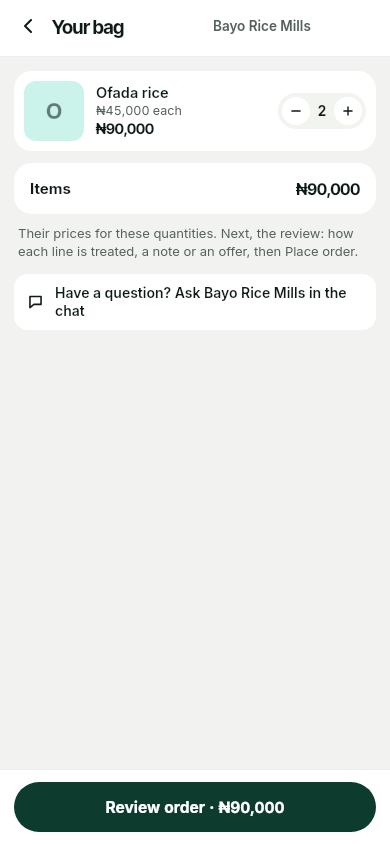
#> input picture mobile/test/looks/business-shop-bag-light.png, 390 x 844 px
$ python sheet.py out.png ../../../../mobile/test/looks/business-shop-bag-light.png
#> lines starting #> are read from the running program, lines starting #| are printed output that depends on the picture
#!/usr/bin/env python3
"""Lays PNG files side by side with their names, to look at many at once.

    python3 sheet.py OUT.png a.png b.png ...        # one row per 6 pictures
    python3 sheet.py OUT.png DIR                    # every PNG in DIR
    python3 sheet.py --width 300 --cols 4 OUT.png DIR

Each picture is shrunk to --width (default 260) px wide, so a sheet of
twelve stays readable. Needs Pillow (pip install pillow).
"""
import argparse
import glob
import os

from PIL import Image, ImageDraw


def main():
    p = argparse.ArgumentParser()
    p.add_argument("out")
    p.add_argument("inputs", nargs="+")
    p.add_argument("--width", type=int, default=260)
    p.add_argument("--cols", type=int, default=6)
    a = p.parse_args()
    files = []
    for i in a.inputs:
        files += sorted(glob.glob(os.path.join(i, "*.png"))) if os.path.isdir(i) else [i]
    if not files:
        raise SystemExit("no PNG files")
    shots = []
    for f in files:
        im = Image.open(f).convert("RGB")
        im = im.resize((a.width, round(im.height * a.width / im.width)))
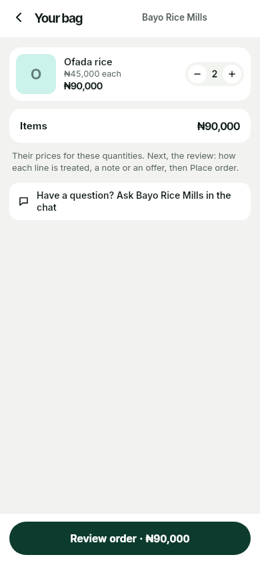
#> im: PIL image 260x563 RGB; mean R, G, B 230.6, 234.2, 231.4
        shots.append((os.path.basename(f), im))
    rows = [shots[k:k + a.cols] for k in range(0, len(shots), a.cols)]
#> rows = 1 item
    heights = [max(im.height for _, im in r) + 24 for r in rows]
#> heights = [587]
    sheet = Image.new("RGB", (a.cols * (a.width + 10), sum(heights)), (200, 30, 30))
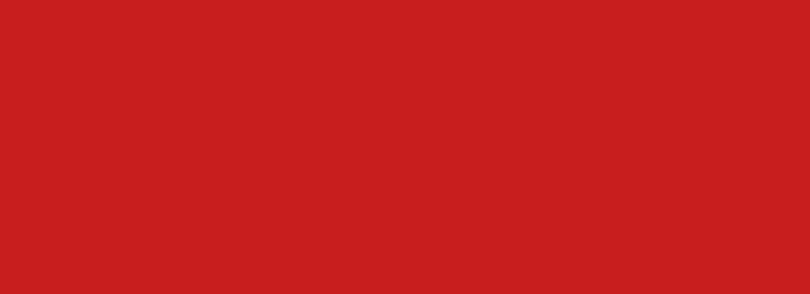
#> sheet: PIL image 1620x587 RGB (shown at 1/2 size); mean R, G, B 200, 30, 30
    d = ImageDraw.Draw(sheet)
    y = 0
    for r, h in zip(rows, heights):
        for n, (name, im) in enumerate(r):
            x = n * (a.width + 10)
            d.text((x + 2, y + 5), name[:44], fill="white")
            sheet.paste(im, (x, y + 22))
        y += h
#> this loop made 1 pass
#> (h, y) on pass 1: (587, 587)
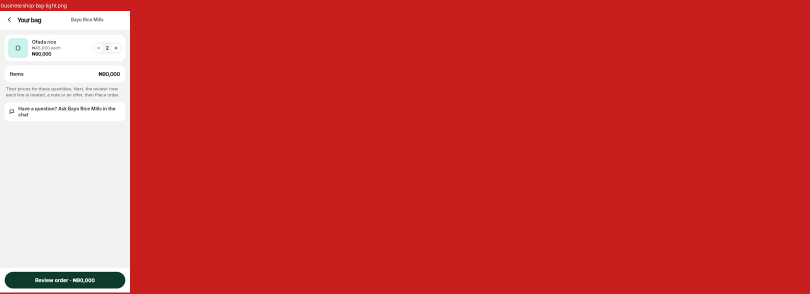
#> sheet: PIL image 1620x587 RGB (shown at 1/2 size); mean R, G, B 204.7, 61.5, 61.1
#> after the loop, y = 587
    sheet.save(a.out)
    print(f"{a.out}: {len(files)} pictures")


if __name__ == "__main__":
    main()

$ run again, on mobile/test/looks/business-shop-item-light.png
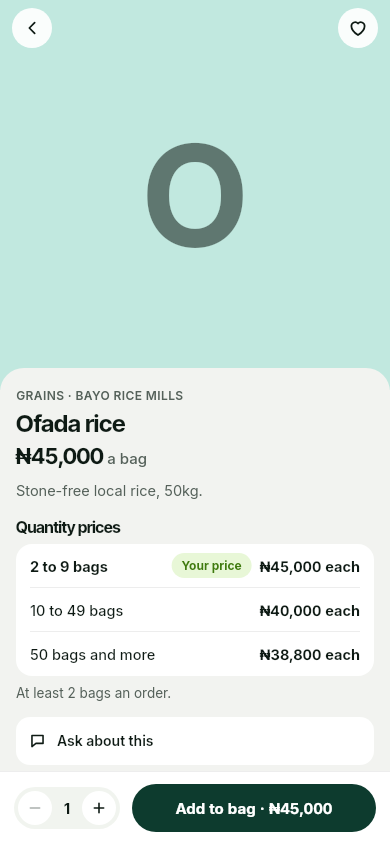
#> input picture mobile/test/looks/business-shop-item-light.png, 390 x 844 px
#> in main, `im = im.resize((a.width, round(im.height * a.width / im.width)))`:
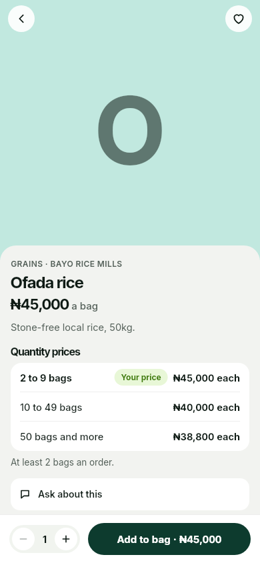
#> im: PIL image 260x563 RGB; mean R, G, B 210.8, 229.5, 224
#> rows = 1 item
#> heights = [587]
#> the loop in main, `for r, h in zip(rows, heights):` made 1 pass
#> (h, y) on pass 1: (587, 587)
#> after the loop in main, `for r, h in zip(rows, heights):`:
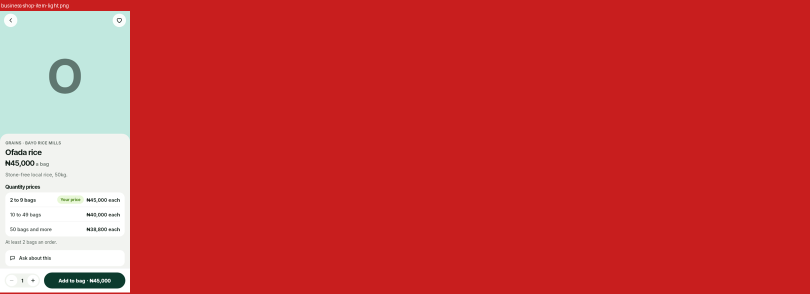
#> sheet: PIL image 1620x587 RGB (shown at 1/2 size); mean R, G, B 201.7, 60.8, 59.9
#> after the loop in main, `for r, h in zip(rows, heights):`: y = 587

$ run again, on mobile/test/looks/business-shop-light.png
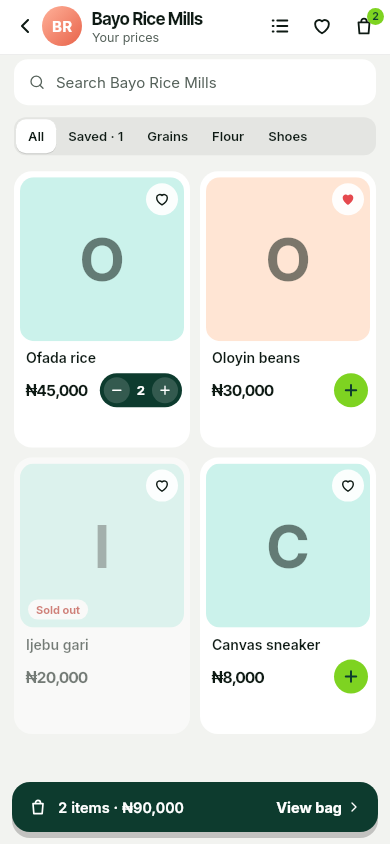
#> input picture mobile/test/looks/business-shop-light.png, 390 x 844 px
#> in main, `im = im.resize((a.width, round(im.height * a.width / im.width)))`:
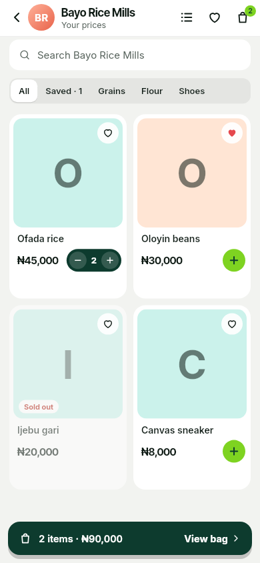
#> im: PIL image 260x563 RGB; mean R, G, B 220.6, 229.5, 223.9
#> rows = 1 item
#> heights = [587]
#> the loop in main, `for r, h in zip(rows, heights):` made 1 pass
#> (h, y) on pass 1: (587, 587)
#> after the loop in main, `for r, h in zip(rows, heights):`:
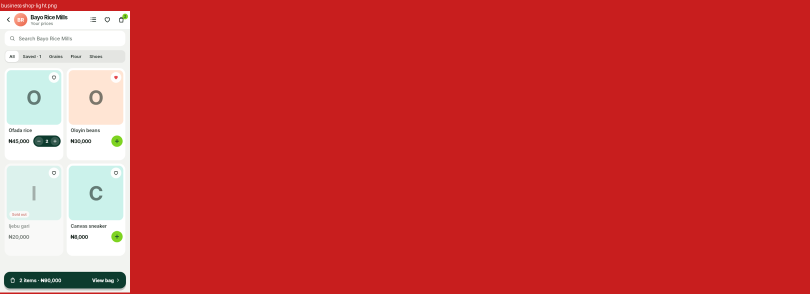
#> sheet: PIL image 1620x587 RGB (shown at 1/2 size); mean R, G, B 203.2, 60.8, 59.9
#> after the loop in main, `for r, h in zip(rows, heights):`: y = 587
